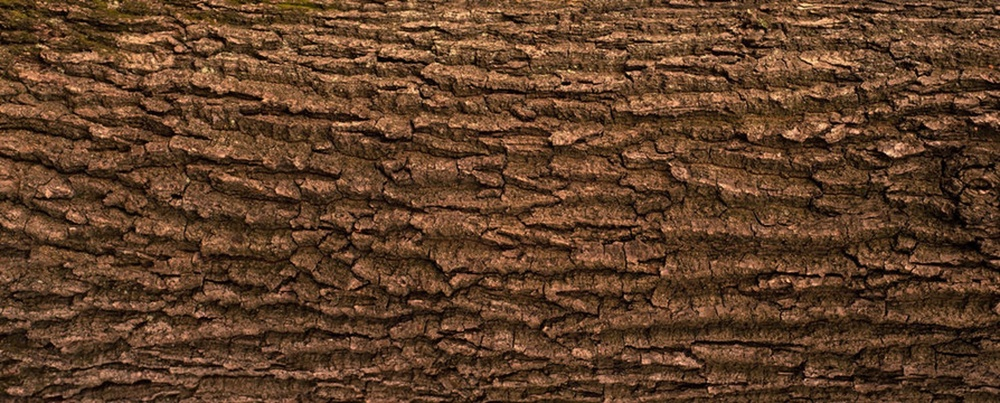
#> input picture assets/Picture1.jpg, 1000 x 403 px, shrunk from 1743 x 702 before the run
$ jupyter execute assn1.ipynb
#> lines starting #> are read from the running program, lines starting #| are printed output that depends on the picture; long printed decimals are rounded
# Assignment 1

[cell 1]
import cv2
import numpy as np
import matplotlib.pyplot as plt

[cell 2]
def glcm_y(image):
    glcm = np.zeros((256, 256), dtype=int)
    h, w = image.shape
    for y in range(h - 1):
        for x in range(w):
            i = image[y, x]
            j = image[y + 1, x]
            glcm[i, j] += 1
    return glcm

def glcm_x(image):
    glcm = np.zeros((256, 256), dtype=int)
    h, w = image.shape
    for y in range(h):
        for x in range(w - 1):
            i = image[y, x]
            j = image[y, x + 1]
            glcm[i, j] += 1
    return glcm

def glcm_xy(image):
    glcm = np.zeros((256, 256), dtype=int)
    h, w = image.shape
    for y in range(h - 1):
        for x in range(w - 1):
            i = image[y, x]
            j = image[y + 1, x + 1]
            glcm[i, j] += 1
    # glcm = glcm / glcm.sum()
    return glcm

[cell 3]
def max_probability(glcm):
    p= glcm / glcm.sum()
    return np.max(p)

def energy(glcm):
    sum= glcm / glcm.sum()
    return np.sum(sum ** 2)

def entropy(glcm):
    prob= glcm / glcm.sum()
    sum = 0.0
    for y in range(prob.shape[0]):
        for x in range(prob.shape[1]):
            if prob[y, x] > 0:
                sum += prob[y, x] * np.log2(prob[y, x])
    return -sum

def contrast(glcm):
    h,w=glcm.shape
    prob= glcm / glcm.sum()
    total=0.0
    for y in range(h):
        for x in range(w):
            total=((y-x)**2)*prob[y,x]
    return total

def homogenity(glcm):
    h,w=glcm.shape
    prob= glcm / glcm.sum()
    total=0.0
    for y in range(h):
        for x in range(w):
            total=(prob[y,x])/(1+np.abs(y-x))
    return total

[cell 4]
img1 = cv2.imread('../../../assets/Picture1.jpg', cv2.IMREAD_GRAYSCALE)
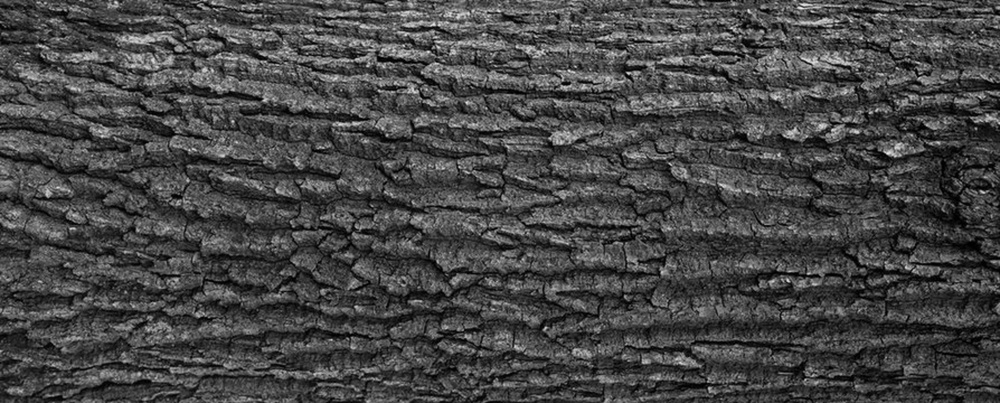
#> img1: shape (403, 1000); min 0, max 237, mean 70.3
img2 = cv2.imread('../../../assets/Picture2.jpg', cv2.IMREAD_GRAYSCALE)
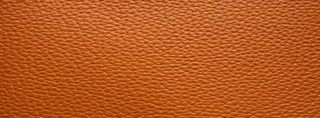
#> input picture assets/Picture2.jpg, 320 x 118 px, shrunk from 558 x 206 before the run
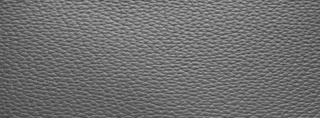
#> img2: shape (118, 320); min 56, max 186, mean 111
img3 = cv2.imread('../../../assets/Picture3.jpg', cv2.IMREAD_GRAYSCALE)
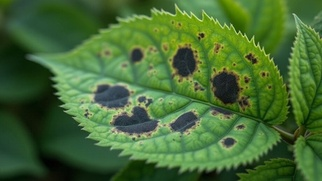
#> input picture assets/Picture3.jpg, 322 x 181 px, shrunk from 561 x 316 before the run
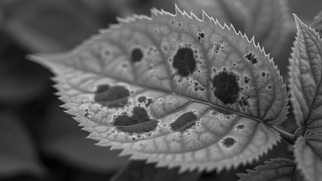
#> img3: shape (181, 322); min 1, max 216, mean 89.3

plt.figure(figsize=(20, 6))
plt.subplot(1, 3, 1)
plt.imshow(img1, cmap='gray')
plt.title('Picture 1')
plt.axis('off')

plt.subplot(1, 3, 2)
plt.imshow(img2, cmap='gray')
plt.title('Picture 2')
plt.axis('off')

plt.subplot(1, 3, 3)
plt.imshow(img3, cmap='gray')
plt.title('Picture 3')
plt.axis('off')
plt.show()

[cell 5]
def plot_glcm(img, glcm1, glcm2, glcm3,title0, title1, title2, title3):
    plt.figure(figsize=(20, 16))

    ax0=plt.subplot(1, 4, 1)
    ax0.imshow(img, cmap='gray')
    ax0.set_title(title0)
    ax0.set_xlabel('X')
    ax0.set_ylabel('Y')

    ax1 = plt.subplot(1, 4, 2)
    im1 = ax1.imshow(glcm1, cmap='hot', interpolation='nearest')
    ax1.set_title(title1)
    ax1.set_xlabel('Gray Level y')
    ax1.set_ylabel('Gray Level x')
    plt.colorbar(im1, ax=ax1, fraction=0.05, pad=0.05, label='Probability')

    ax2 = plt.subplot(1, 4, 3)
    im2 = ax2.imshow(glcm2, cmap='hot', interpolation='nearest')
    ax2.set_title(title2)
    ax2.set_xlabel('Gray Level y')
    ax2.set_ylabel('Gray Level x')
    plt.colorbar(im2, ax=ax2, fraction=0.05, pad=0.05, label='Probability')

    ax3 = plt.subplot(1, 4, 4)
    im3 = ax3.imshow(glcm3, cmap='hot', interpolation='nearest')
    ax3.set_title(title3)
    ax3.set_xlabel('Gray Level y')
    ax3.set_ylabel('Gray Level x')
    plt.colorbar(im3, ax=ax3, fraction=0.05, pad=0.05, label='Probability')

    plt.tight_layout()
    plt.show()

[cell 6]
hor_glcm_1 = glcm_x(img1)
ver_glcm_1 = glcm_y(img1)
diag_glcm_1 = glcm_xy(img1)
plot_glcm(img1, hor_glcm_1, ver_glcm_1, diag_glcm_1, 'Picture 1', 'Horizontal GLCM', 'Vertical GLCM', 'Diagonal GLCM')

hor_glcm_2 = glcm_x(img2)
#> after the loop in glcm_x (call 2), `for y in range(h):`: glcm: shape (256, 256) int64; 37 distinct labels, from 0 to 39
ver_glcm_2 = glcm_y(img2)
#> after the loop in glcm_y (call 2), `for y in range(h - 1):`: glcm: shape (256, 256) int64; 22 distinct labels, from 0 to 21
diag_glcm_2 = glcm_xy(img2)
#> after the loop in glcm_xy (call 2), `for y in range(h - 1):`: glcm: shape (256, 256) int64; 22 distinct labels, from 0 to 21
plot_glcm(img2, hor_glcm_2, ver_glcm_2, diag_glcm_2, 'Picture 2', 'Horizontal GLCM', 'Vertical GLCM', 'Diagonal GLCM')

hor_glcm_3 = glcm_x(img3)
#> after the loop in glcm_x (call 3), `for y in range(h):`:
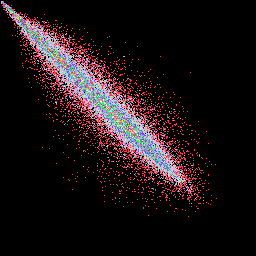
#> glcm: shape (256, 256) int64; 112 distinct labels, from 0 to 218; one colour per label, 0 black
ver_glcm_3 = glcm_y(img3)
#> after the loop in glcm_y (call 3), `for y in range(h - 1):`:
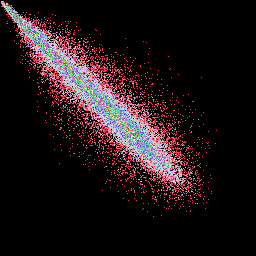
#> glcm: shape (256, 256) int64; 96 distinct labels, from 0 to 171; one colour per label, 0 black
diag_glcm_3 = glcm_xy(img3)
#> after the loop in glcm_xy (call 3), `for y in range(h - 1):`:
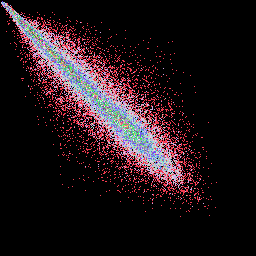
#> glcm: shape (256, 256) int64; 90 distinct labels, from 0 to 151; one colour per label, 0 black
plot_glcm(img3, hor_glcm_3, ver_glcm_3, diag_glcm_3, 'Picture 3', 'Horizontal GLCM', 'Vertical GLCM', 'Diagonal GLCM')
#> call 3 of plot_glcm, with title0 = 'Picture 3', title1 = 'Horizontal GLCM', title2 = 'Vertical GLCM', title3 = 'Diagonal GLCM'
#> in plot_glcm (call 3), `plt.show()`:
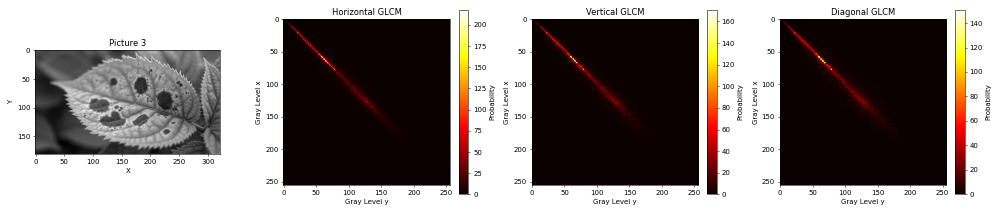
#> figure drawn by matplotlib, 7 panels

[cell 7]
def print_glcm_features(image, glcm, direction):
    print(f"GLCM Features for {direction} direction:")
    print(f"Maximal Probability: {max_probability(glcm)}")
    print(f"Energy: {energy(glcm)}")
    print(f"Entropy: {entropy(glcm)}")
    print(f"Contrast: {contrast(glcm)}")
    print(f"Homogeneity: {homogenity(glcm)}")
    print("\n")

print_glcm_features(img1, hor_glcm_1, "Horizontal")
#| Maximal Probability: 0.0003751
#| Energy: 0.0001436
#> after the loop in entropy, `for y in range(prob.shape[0]):`: sum = -13.23
#| Entropy: 13.232
#| Contrast: 0.0
#| Homogeneity: 0.0
print_glcm_features(img1, ver_glcm_1, "Vertical")
#| Maximal Probability: 0.0002836
#| Energy: 0.0001118
#| Entropy: 13.571
#| Contrast: 0.0
#| Homogeneity: 0.0
print_glcm_features(img1, diag_glcm_1, "Diagonal")
#| Maximal Probability: 0.000259
#| Energy: 0.0001017
#| Entropy: 13.693
#| Contrast: 0.0
#| Homogeneity: 0.0
print_glcm_features(img2, hor_glcm_2, "Horizontal")
#| Maximal Probability: 0.001036
#| Energy: 0.0003292
#| Entropy: 11.926
#| Contrast: 0.0
#| Homogeneity: 0.0
print_glcm_features(img2, ver_glcm_2, "Vertical")
#| Maximal Probability: 0.0005609
#| Energy: 0.0001905
#| Entropy: 12.619
#| Contrast: 0.0
#| Homogeneity: 0.0
print_glcm_features(img2, diag_glcm_2, "Diagonal")
#| Maximal Probability: 0.0005627
#| Energy: 0.0001909
#| Entropy: 12.615
#| Contrast: 0.0
#| Homogeneity: 0.0
print_glcm_features(img3, hor_glcm_3, "Horizontal")
#> in max_probability (call 7), `p= glcm / glcm.sum()`:
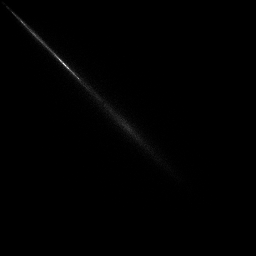
#> p: shape (256, 256) float64; min 0, max 0.00375, mean 1.53e-05; drawn with min black and max white
#| Maximal Probability: 0.003752
#| Energy: 0.0005145
#| Entropy: 11.912
#| Contrast: 0.0
#| Homogeneity: 0.0
print_glcm_features(img3, ver_glcm_3, "Vertical")
#| Maximal Probability: 0.00295
#| Energy: 0.0004223
#| Entropy: 12.107
#| Contrast: 0.0
#| Homogeneity: 0.0
print_glcm_features(img3, diag_glcm_3, "Diagonal")
#| Maximal Probability: 0.002613
#| Energy: 0.0003648
#| Entropy: 12.324
#| Contrast: 0.0
#| Homogeneity: 0.0
